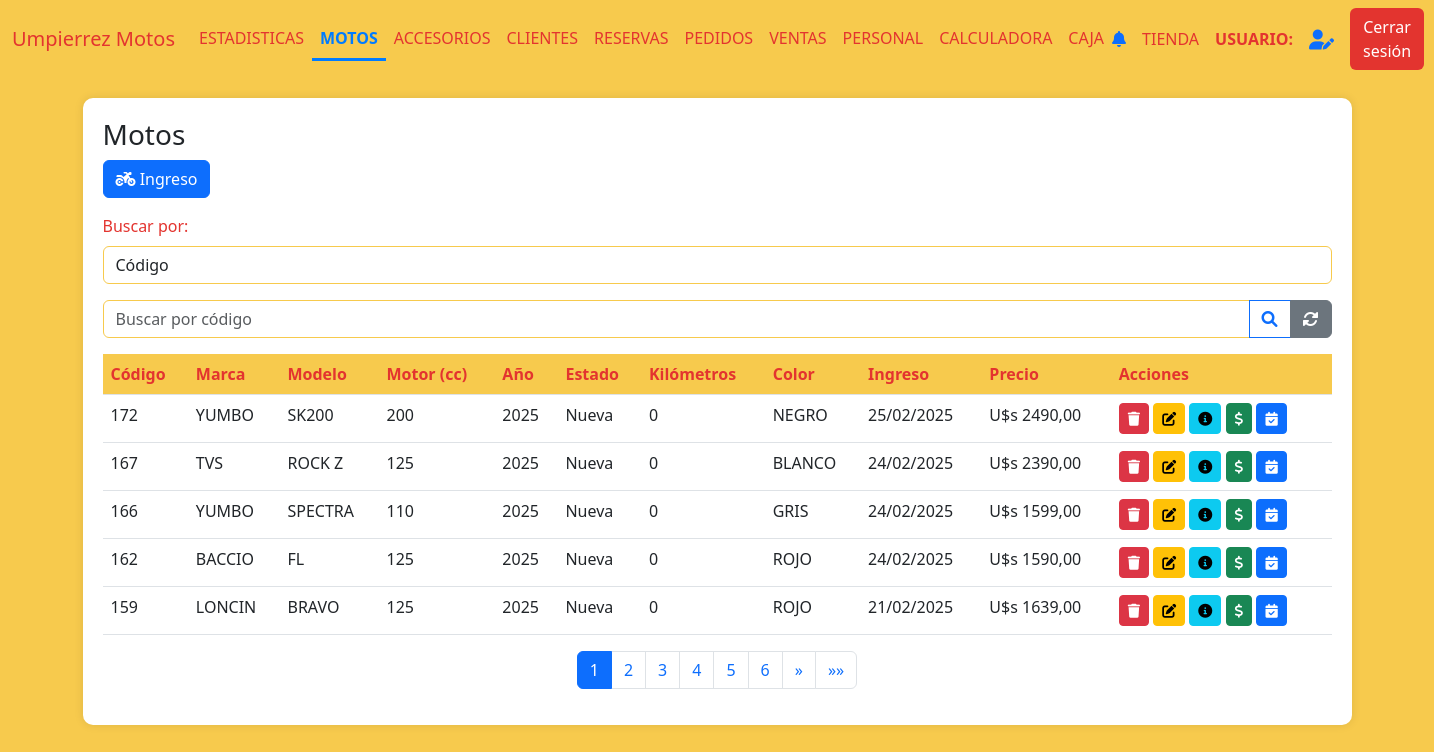
The page /motos (signed in) on the database as committed earlier.
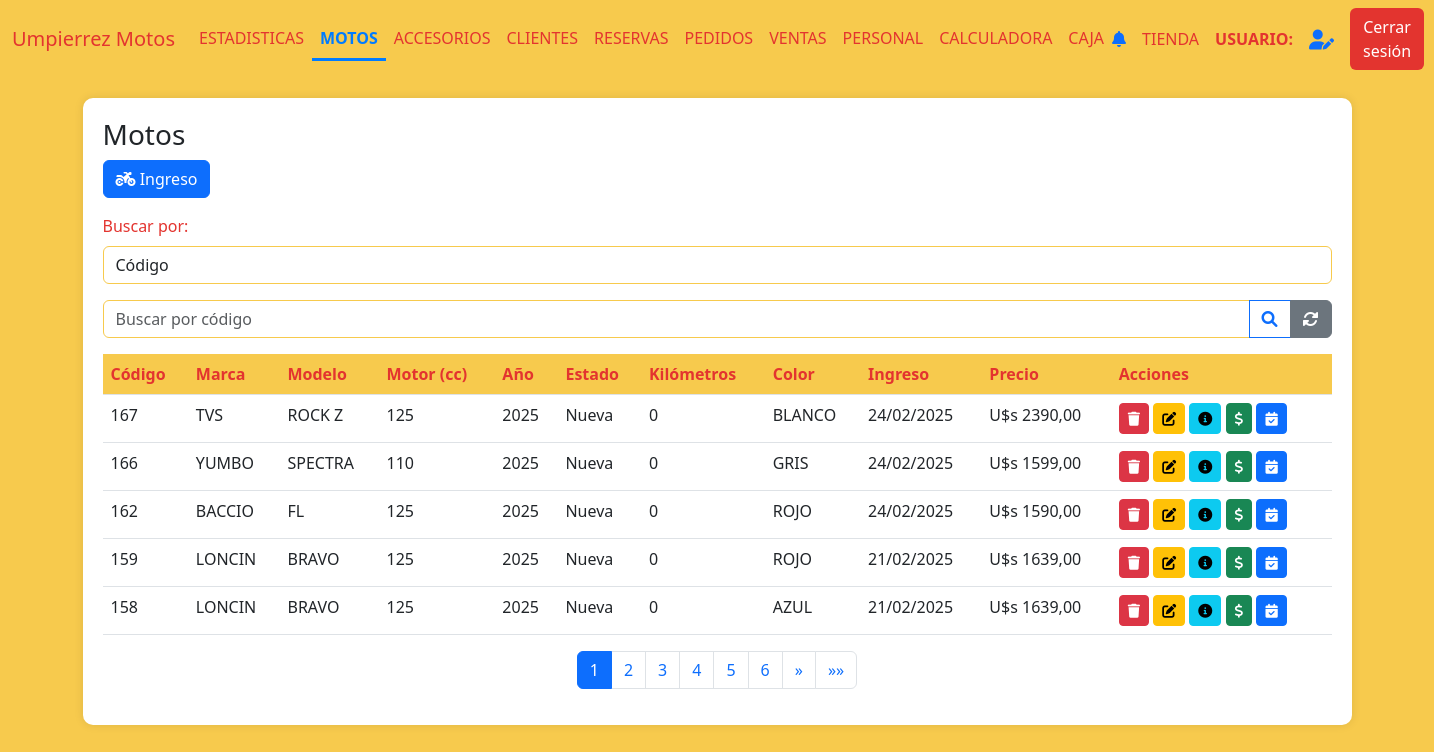
The same page on the database as committed later.
### AppUM/models.py (models this page shows)
class Moto(models.Model):
    marca = models.CharField(max_length=20)
    modelo = models.CharField(max_length=20)
    anio = models.IntegerField()
    motor = models.IntegerField()
    estado = models.CharField(max_length=10)
    kilometros = models.IntegerField()
    precio = models.DecimalField(max_digits=10, decimal_places=2)
    color = models.CharField(max_length=20)
    num_motor = models.CharField(max_length=40, unique=True)
    num_chasis = models.CharField(max_length=40, unique=True)
    num_cilindros = models.IntegerField(default=1)
    cantidad_pasajeros = models.IntegerField(default=2)
    foto = models.ImageField(null=True, blank=True, upload_to="motos/fotos/")
    pertenece_tienda = models.BooleanField()
    pertenece_taller = models.BooleanField()
    identificacion_pdf = models.FileField(upload_to='motos/pdfs/', null=True, blank=True)
    observaciones = models.TextField(null=True, blank=True)
    fecha_ingreso = models.DateTimeField(auto_now_add=True)
    moneda_precio = models.CharField(max_length=10,default=True,null=True)
    tipo = models.CharField(max_length=20,blank=True)
    precio_final = models.DecimalField(max_digits=10, decimal_places=2,default=0)
    contiene_num_motor = models.BooleanField(default=1)
    contiene_num_chasis = models.BooleanField(default=1)

### AppUM/decorators.py (the view)
    def _wrapped_view(request, *args, **kwargs):
        user = request.user
        if user.is_authenticated:
            usuario_consulta = Personal.objects.filter(usuario=user.username).first()
            if usuario_consulta:
                if Administrativo.objects.filter(personal_ptr_id=usuario_consulta.id,activo=1).exists():
                    return view_func(request, *args, **kwargs)
                else:
                    raise PermissionDenied
            else:
                return view_func(request, *args, **kwargs)
        else:
            return redirect('Login')  # Redirigir al login si no está autenticado

### AppUM/context_processors.py (called while the page is built)
def cantidad_solicitudes_no_leidas(req):
    if req.user.is_authenticated:
        usuario = req.user
        usuario_actual = Personal.objects.filter(usuario=usuario.username).first()
        notificaciones = NotificacionPersonal.objects.filter(personal=usuario_actual,leido=0).count()
    else:
        notificaciones = 0
    return {'notificaciones': notificaciones}

### AppUM/functions.py (called while the page is built)
def funcion_paginas_varias(req,instancia_model):
    paginator = Paginator(instancia_model, 5)  # 5 motos por página
    page_number = req.GET.get('page')  # Obtiene el número de página desde la URL
    page_obj = paginator.get_page(page_number)
    return page_obj

### AppUM/views.py (called while the page is built)
@admin_required
def vista_inventario_motos(req):
    motos = Moto.objects.filter(pertenece_tienda=1).order_by('-fecha_ingreso')
    logo_um = Logos.objects.get(id=1)
    page_obj = funcion_paginas_varias(req,motos)
    return render(req,"perfil_administrativo/motos/motos.html",{'page_obj': page_obj,"motos":motos,"logo_um":logo_um.logo_UM.url if logo_um.logo_UM else None,"active_page": 'Motos'})

### AppUM/templates/perfil_administrativo/motos/motos.html (shortened to what the changed rows need)
{% extends "perfil_administrativo/padre_perfil_administrativo.html" %}
{% load static %}
{% block contenidoQueCambia %}
<link href="https://cdnjs.cloudflare.com/ajax/libs/font-awesome/6.0.0/css/all.min.css" rel="stylesheet">
<link href="https://cdn.jsdelivr.net/npm/bootstrap-icons@1.10.0/font/bootstrap-icons.css" rel="stylesheet">
<div class="table-container" id="inventarios">
    <table class="table">
        <thead>
            <tr>
                <th>Código</th>
                <th>Marca</th>
                <th>Modelo</th>
                <th>Motor (cc)</th>
                <th>Año</th>
                <th>Estado</th>
                <th>Kilómetros</th>
                <th>Color</th>
                <th>Ingreso</th>
                <th>Precio</th>
                <th>Acciones</th>
            </tr>
        </thead>
        <tbody>
            {% if page_obj %}
                {% for moto in page_obj %}
                <tr>
                    <td>{{ moto.id }}</td>
                    <td>{{ moto.marca }}</td>
                    <td>{{ moto.modelo }}</td>
                    <td>{{ moto.motor }}</td>
                    <td>{{ moto.anio }}</td>
                    <td>{{ moto.estado }}</td>
                    <td>{{ moto.kilometros }}</td>
                    <td>{{ moto.color }}</td>
                    <td>{{ moto.fecha_ingreso|date:"d/m/Y" }}</td>
                    <td>
                        {% if moto.precio > 0 %}
                        {% if moto.moneda_precio == "Pesos" %} $ {{ moto.precio }} {% else %} U$s {{ moto.precio }} {% endif %}
                        {% else %}
                        Sin precio
                        {% endif %}
                    </td>
                    <td>
                        <a href="{% url 'MotoBaja' moto.id %}"><button class="btn btn-sm btn-danger"><i class="fas fa-trash"></i></button></a>
                        <a href="{% url 'MotoModificacion' moto.id %}"><button class="btn btn-sm btn-warning"><i class="fas fa-edit"></i></button></a>
                        <a href="{% url 'MotoDetalles' moto.id %}"><button class="btn btn-sm btn-info"><i class="fas fa-info-circle"></i></button></a>
                        <a href="{% url 'MotoVentaForm' moto.id %}"><button class="btn btn-sm btn-success"><i class="fas fa-dollar-sign"></i></button></a>
                        <a href="{% url 'MotoReservaForm' moto.id %}"><button class="btn btn-sm btn-primary"><i class="fas fa-calendar-check"></i></button></a>
                    </td>
                </tr>
                {% endfor %}
            {% else %}
                <tr>
                    <td colspan="9" class="text-center text-muted">
                        No hay registros de motos disponibles.
                    </td>
                </tr>
            {% endif %}
        </tbody>
    </table>
    <nav aria-label="Page navigation">
        <ul class="pagination justify-content-center">
            {% for num in page_obj.paginator.page_range %}
            <li class="page-item {% if page_obj.number == num %}active{% endif %}">
                <a class="page-link" href="?page={{ num }}">{{ num }}</a>
            </li>
            {% endfor %}
        </ul>
    </nav>
</div>
{% endblock %}

Rows that differ between the two databases and show on the page:
no longer on this page (row edited): Moto: id "172", marca "YUMBO", modelo "SK200", motor "200", anio "2025", estado "Nueva", kilometros "0", color "NEGRO", fecha_ingreso "25/02/2025", precio "2490,00"
now on this page (row unchanged): Moto: id "158", marca "LONCIN", modelo "BRAVO", motor "125", anio "2025", estado "Nueva", kilometros "0", color "AZUL", fecha_ingreso "21/02/2025", precio "1639,00"
